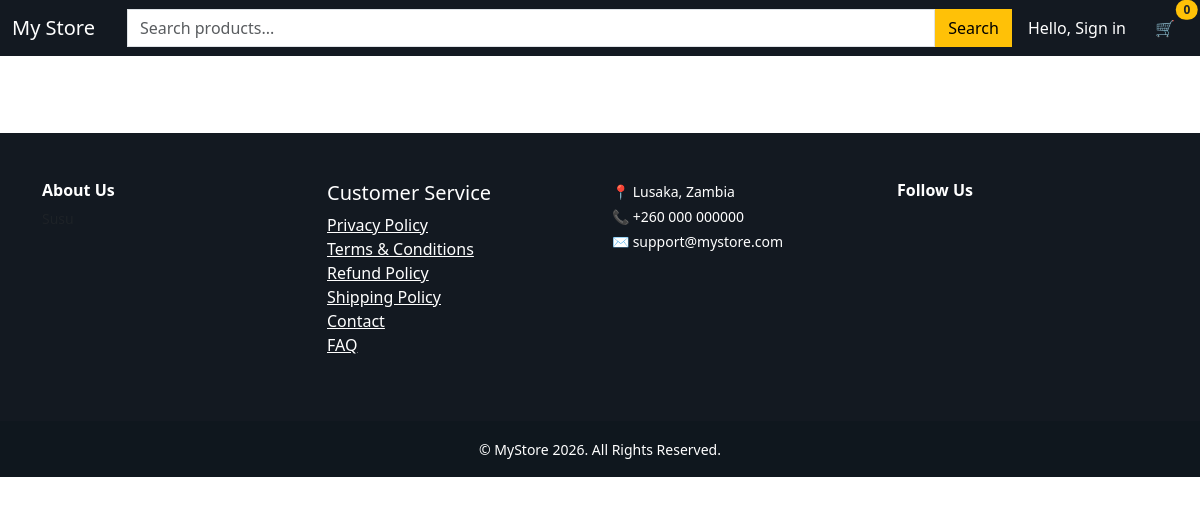
The page / on the database its author committed.
### tables this page shows
CREATE TABLE settings (
id INTEGER PRIMARY KEY,
store_name TEXT,
store_email TEXT,
store_phone TEXT,
store_address TEXT,
footer_about TEXT,
facebook TEXT,
instagram TEXT,
twitter TEXT,
youtube TEXT,
tiktok TEXT,
whatsapp TEXT,
google_analytics TEXT,
privacy_policy_page TEXT,
terms_page TEXT,
refund_page TEXT,
shipping_page TEXT,
contact_page TEXT,
faq_page TEXT,
logo TEXT
);

### routes/products.py (the view)
@products_bp.route("/")
def home():
    conn = get_db()
    sliders = conn.execute(
        "SELECT * FROM sliders WHERE active=1"
    ).fetchall()
    featured = conn.execute(
        "SELECT * FROM products WHERE featured=1 LIMIT 8"
    ).fetchall()
    hot = conn.execute(
        "SELECT * FROM products WHERE hot=1 LIMIT 8"
    ).fetchall()
    new_arrivals = conn.execute(
        "SELECT * FROM products ORDER BY id DESC LIMIT 8"
    ).fetchall()
    categories = conn.execute(
        "SELECT * FROM categories"
    ).fetchall()
    homepage = conn.execute(
        "SELECT value FROM site_settings WHERE key='homepage_content'"
    ).fetchone()
    whatsapp = conn.execute(
        "SELECT value FROM site_settings WHERE key='whatsapp'"
    ).fetchone()
    return render_template(
        "home.html",
        sliders=sliders,
        featured=featured,
        hot=hot,
        new_arrivals=new_arrivals,
        categories=categories,
        homepage_content=homepage["value"] if homepage else "",
        whatsapp=whatsapp["value"] if whatsapp else None
    )

### app.py (called while the page is built)
@app.context_processor
def inject_settings():
    conn = get_db()
    settings = conn.execute(
        "SELECT * FROM settings WHERE id=1"
    ).fetchone()
    return dict(settings=settings)

### models/database.py (called while the page is built)
def get_db():
    if "db" not in g:
        g.db = sqlite3.connect(DATABASE)
        g.db.row_factory = sqlite3.Row
    return g.db

### templates/home.html (shortened to what this page needs)
{% extends "base.html" %}

### templates/base.html (shortened to what this page needs)
<!DOCTYPE html>
<html lang="en">
<head>
    <link href="https://cdn.jsdelivr.net/npm/bootstrap@5.3.2/dist/css/bootstrap.min.css" rel="stylesheet">
<link rel="stylesheet" href="https://cdn.jsdelivr.net/npm/bootstrap-icons@1.11.1/font/bootstrap-icons.css">
</head>
<body>
<nav class="navbar navbar-expand-lg navbar-dark fixed-top" style="background:#131921; z-index:1050;">
  <div class="container-fluid">
   <a class="navbar-brand" href="/">
    {% if settings and settings.logo %}
        <img src="{{ url_for('static', filename='uploads/' ~ settings.logo) }}" height="40">
    {% else %}
        My Store
    {% endif %}
</a>
    <form class="d-flex flex-grow-1 mx-3 position-relative" action="/search" method="GET">
<input
class="form-control rounded-0"
type="search"
name="q"
id="search-input"
placeholder="Search products..."
autocomplete="off">
<button class="btn btn-warning rounded-0" type="submit">
Search
</button>
</form>
    <div class="d-flex align-items-center">
      {% if session.get("customer_id") %}
      <div class="dropdown me-3">
        <a class="text-white dropdown-toggle text-decoration-none" href="#" role="button" data-bs-toggle="dropdown">
          Hello, {{ session.get("customer_name") }}
        </a>
        <ul class="dropdown-menu">
          <li><a class="dropdown-item" href="/my_orders">My Orders</a></li>
          <li><a class="dropdown-item" href="/logout">Logout</a></li>
        </ul>
      </div>
      {% else %}
        <a href="/login" class="text-white me-3 text-decoration-none">Hello, Sign in</a>
      {% endif %}
      <button class="btn text-white position-relative" data-bs-toggle="modal" data-bs-target="#cartModal">
        🛒
        <span id="cart-count" class="position-absolute top-0 start-100 translate-middle badge rounded-pill bg-warning text-dark">0</span>
      </button>
    </div>
  </div>
</nav>
<footer class="mt-5 text-white" style="background:#131921;">
  <div class="container py-5">
    <div class="row">
      <div class="col-md-3 mb-4">
        <h6 class="fw-bold">About Us</h6>
        <p class="small text-muted">
        </p>
      </div>
      <div class="col-md-3">
        <h5>Customer Service</h5>
        <ul class="list-unstyled">
          <li>
            <a href="{{ settings.privacy_policy_page or '/page/privacy-policy' }}" class="text-white">
              Privacy Policy
            </a>
          </li>
          <li>
            <a href="{{ settings.terms_page or '/page/terms' }}" class="text-white">
              Terms & Conditions
            </a>
          </li>
          <li>
            <a href="{{ settings.refund_page or '/page/refund-policy' }}" class="text-white">
              Refund Policy
            </a>
          </li>
          <li>
            <a href="{{ settings.shipping_page or '/page/shipping-policy' }}" class="text-white">
              Shipping Policy
            </a>
          </li>
          <li>
            <a href="{{ settings.contact_page or '/page/contact' }}" class="text-white">
              Contact
            </a>
          </li>
          <li>
            <a href="{{ settings.faq_page or '/page/faq' }}" class="text-white">
              FAQ
            </a>
          </li>
        </ul>
      </div>
      <div class="col-md-3">
        <p class="small mb-1">
        📍 {{ settings.store_address or "Lusaka, Zambia" }}
        </p>
        <p class="small mb-1">
        📞 {{ settings.store_phone or "+260 000 000000" }}
        </p>
        <p class="small mb-3">
        ✉ {{ settings.store_email or "support@mystore.com" }}
        </p>
      </div>
      <div class="col-md-3">
        <h6 class="fw-bold">Follow Us</h6>
      </div>
    </div>
  </div>
  <div class="text-center py-3" style="background:#0f171e;">
    <small>
      © {{ settings.store_name or "MyStore" }} 2026. All Rights Reserved.
    </small>
  </div>
</footer>
</body>
</html>

### templates/base.html (style rules this page uses)
body { padding-top: 85px; }

### rows shown on the page
settings: store_address "Lusaka, Zambia", store_phone "+260 000 000000", store_email "support@mystore.com", store_name "MyStore"
